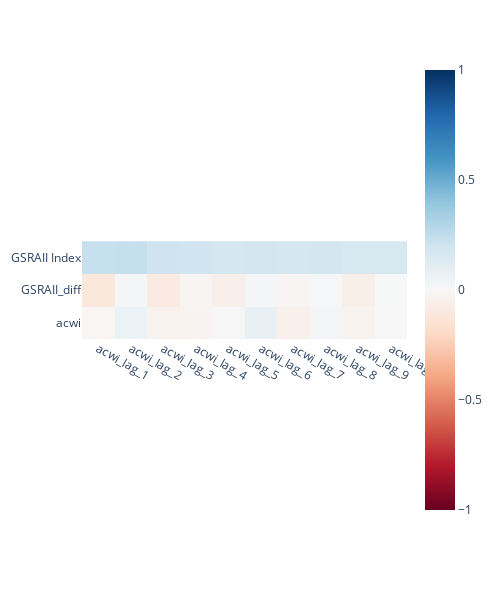

Notebook source saved alongside this figure:
### Code cell
mapa_calor(df_lag)

### Figure 1 — Plotly figure (JSON) as saved in the notebook; plotly's stock layout.template omitted (floating-point values rounded to 4 significant figures)
{"data": [{"coloraxis": "coloraxis", "hovertemplate": "x: %{x}<br>y: %{y}<br>color: %{z}<extra></extra>", "name": "0", "type": "heatmap", "x": ["acwi_lag_1", "acwi_lag_2", "acwi_lag_3", "acwi_lag_4", "acwi_lag_5", "acwi_lag_6", "acwi_lag_7", "acwi_lag_8", "acwi_lag_9", "acwi_lag_10"], "xaxis": "x", "y": ["GSRAII Index", "GSRAII_diff", "acwi"], "yaxis": "y", "z": [[0.2332, 0.2389, 0.2069, 0.1984, 0.1789, 0.1861, 0.1794, 0.1826, 0.1628, 0.1635], [-0.1063, 0.01674, -0.09104, -0.02382, -0.05566, 0.02115, -0.01791, 0.01054, -0.05713, 0.004635], [-0.01686, 0.06068, -0.04088, -0.02762, -0.003838, 0.07517, -0.05039, 0.01934, -0.03134, -0.001407]]}], "layout": {"coloraxis": {"cmax": 1, "cmin": -1, "colorscale": [[0, "rgb(103,0,31)"], [0.1, "rgb(178,24,43)"], [0.2, "rgb(214,96,77)"], [0.3, "rgb(244,165,130)"], [0.4, "rgb(253,219,199)"], [0.5, "rgb(247,247,247)"], [0.6, "rgb(209,229,240)"], [0.7, "rgb(146,197,222)"], [0.8, "rgb(67,147,195)"], [0.9, "rgb(33,102,172)"], [1, "rgb(5,48,97)"]]}, "height": 600, "margin": {"t": 60}, "width": 500, "xaxis": {"anchor": "y", "constrain": "domain", "domain": [0, 1], "scaleanchor": "y"}, "yaxis": {"anchor": "x", "autorange": "reversed", "constrain": "domain", "domain": [0, 1]}}}
